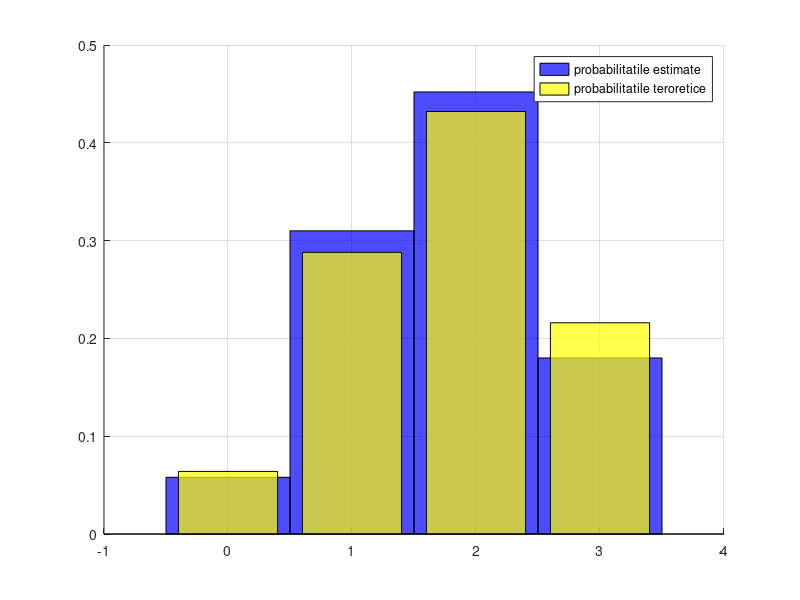

Source code (MATLAB):
clf; grid on; hold on;
p=0.6;
n=3;
m=1000;
x=binornd(n,p,1,m);
N=hist(x,0:n);
bar(0:n,N/m,'hist','FaceColor','b');
bar(0:n,binopdf(0:n,n,p),'FaceColor','y');
legend('probabilitatile estimate','probabilitatile teroretice');
set(findobj('type','patch'),'facealpha',0.7);
xlim([-1 n+1]);
